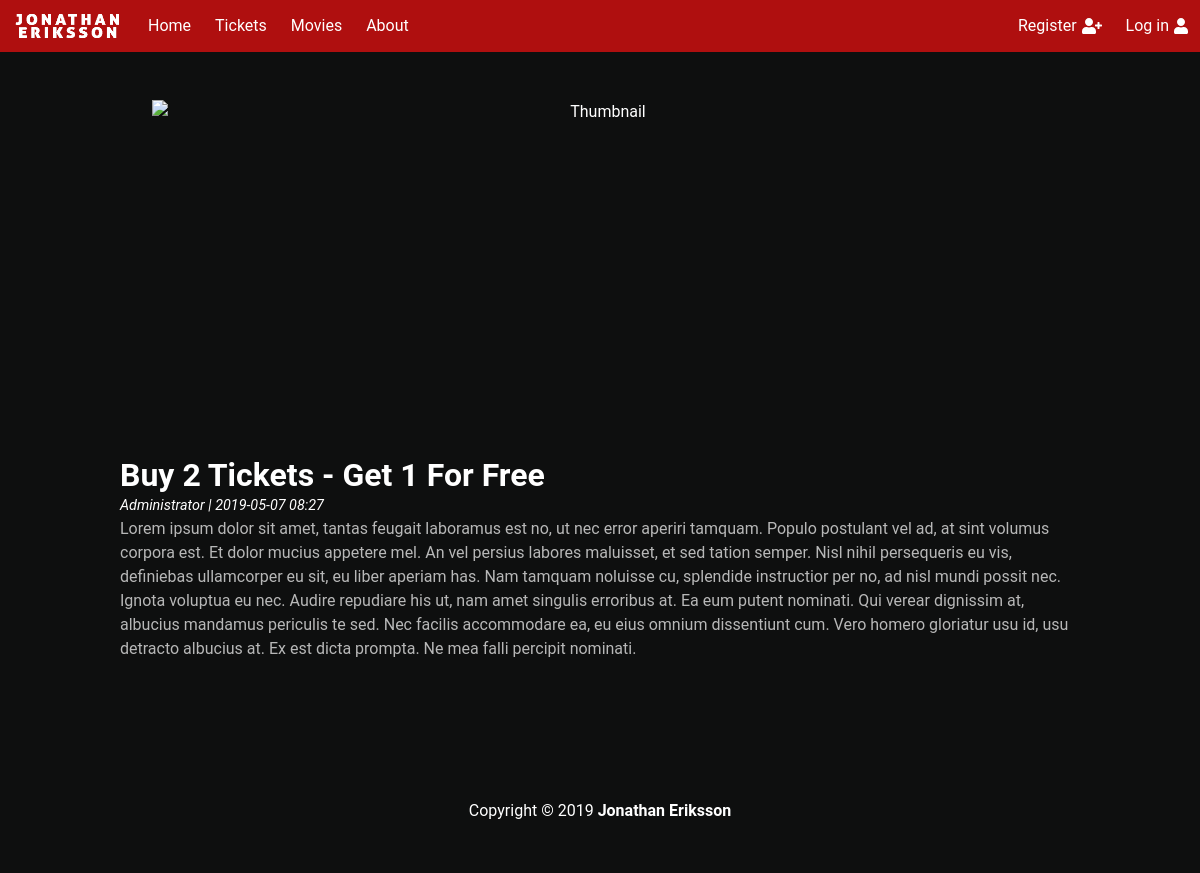
Screenshot of /post.php?id=7 with the database file from the repository.
### tables this page shows
CREATE TABLE IF NOT EXISTS `posts` (
  `postID` int(11) NOT NULL AUTO_INCREMENT,
  `postComment` varchar(2000) DEFAULT NULL,
  `postDate` datetime DEFAULT NULL,
  `postTitle` varchar(50) DEFAULT NULL,
  `postImg` varchar(2000) DEFAULT 'sample.jpg',
  `userId` int(11) DEFAULT NULL,
  PRIMARY KEY (`postID`),
  KEY `userId` (`userId`)
);

CREATE TABLE IF NOT EXISTS `users` (
  `userID` int(11) NOT NULL AUTO_INCREMENT,
  `userName` varchar(50) NOT NULL,
  `userPassword` varchar(255) NOT NULL,
  `userCreated` datetime DEFAULT CURRENT_TIMESTAMP,
  `userGroup` int(11) NOT NULL DEFAULT '0',
  `userDesc` varchar(400) DEFAULT 'Welcome to my profile!',
  `userImg` varchar(2000) DEFAULT 'user-placeholder.jpg',
  PRIMARY KEY (`userID`),
  UNIQUE KEY `userName` (`userName`)
);

### includes/functions.php (called while the page is built, shortened)
    <?php
function getPostInfo($conn, $customerId)
{
    $query = "SELECT * FROM posts INNER JOIN users ON users.userID = posts.userID WHERE postID=".$customerId; ;
    $result = mysqli_query($conn, $query) or die("Query failed: $query");
    $row = mysqli_fetch_assoc($result);
    return $row;
}

### post.php (the view, shortened to what this page needs)
<?php
include 'header.php';
if(isset($_GET['id']) && $_GET['id'] > 0 ){
    $postData = getPostInfo($connection,$_GET['id']);
}
?>
<section class="hero">
  <div class="hero-body">
    <div class="container">
      <div class="content">
        <figure class='image is-3by1'>
          <img alt='Thumbnail' src='<?php echo $postData['postImg']; ?>'>
        </figure>
        <h2 class="title">
          <?php echo $postData['postTitle']; ?>
        </h2><i class="date">
          <?php echo ucfirst($postData['userName']); ?> |
          <?php echo date('Y-m-d H:i', strtotime($postData['postDate'])); ?></i><br>
        <p class="post-comment">
          <?php echo $postData['postComment']; ?>
        </p><br>
      </div>
    </div>
  </div>
</section>
<?php include 'footer.php' ?>

### header.php (shortened to what this page needs)
<?php
  require("includes/functions.php");
?>
<!DOCTYPE html>
<html lang="sv" dir="ltr">
  <head>
    <link rel="stylesheet" href="https://cdnjs.cloudflare.com/ajax/libs/bulma/0.7.4/css/bulma.min.css">
    <link rel="stylesheet" href="style.css">
  </head>
  <body>
    <nav class="navbar" role="navigation">
      <div class="navbar-brand">
        <a class="navbar-item" href="index.php">
          <img src="img/logo.png" width="112" height="28">
        </a>
      </div>
      <div class="navbar-menu">
        <div class="navbar-start">
          <a href="index.php" class="navbar-item">
            Home
          </a>
          <?php if (!isset($_SESSION['loggedin'])) { ?>
          <a href="login.php" class="navbar-item ">
            Tickets
          </a>
          <?php } else { ?>
          <a href="#" class="navbar-item">
            Tickets
          </a>
          <?php } ?>
          <a href="movies.php" class="navbar-item">
            Movies
          </a>
          <a href="#" class="navbar-item">
            About
          </a>
        </div>
        <div class="navbar-end">
          <?php if (!isset($_SESSION['loggedin'])) { ?>
          <a href="register.php" class="navbar-item">
            Register <i class="fas fa-user-plus log-icon"></i>
          </a>
          <a href="login.php" class="navbar-item">
            Log in <i class="fas fa-user log-icon"></i>
          </a>
          <?php } else { ?>
          <a href="logout.php" class="navbar-item">
            Log out <i class="fas fa-sign-out-alt log-icon"></i>
          </a>
          <?php } ?>
        </div>
      </div>
    </nav>

### footer.php (shortened to what this page needs)
  <div class="footer">
    <div class="content has-text-centered">
      <p>
        Copyright ©  <strong>Jonathan Eriksson</strong>
        </p>
      </div>
  </body>
</html>

### style.css (style rules this page uses)
html { height: 100%; }
body { width: auto; height: auto; font-family: 'Roboto', sans-serif; background-color: #0e0f0f; color: #fff; }
.content h2 { color: #fff; font-size: 2rem; margin-bottom: 0px !important; }
.post-comment { opacity: 0.7; }
.date { color: white; font-size: 0.9rem; }
.log-icon { margin-left: 5px; }
figure img { object-fit: cover; }
a { color: #fff; text-decoration: underline; }
.navbar { width: 100%; color: white; background-color: #af0f0f; }
.navbar a { color: white; text-decoration: none; }
.footer { background-color: #0e0f0f; color: white; padding: 50px; }
.footer strong { color: white; }

### rows the page displays
posts: postTitle "Buy 2 Tickets - Get 1 For Free", userId.userName "Administrator", postDate "2019-05-07 08:27", postComment "Lorem ipsum dolor sit amet, tantas feugait laboramus est no, ut nec error aperiri tamquam. Populo postulant vel ad, at sint volumus corpora est. Et dolor mucius appetere mel. An vel persius labores maluisset, et sed tation semper. Nisl nihil persequeris eu vis, definiebas ullamcorper eu sit, eu liber aperiam has. Nam tamquam noluisse cu, splendide instructior per no, ad nisl mundi possit nec. Ignota voluptua eu nec. Audire repudiare his ut, nam amet singulis erroribus at. Ea eum putent nominati. Qui verear dignissim at, albucius mandamus periculis te sed. Nec facilis accommodare ea, eu eius omnium dissentiunt cum. Vero homero gloriatur usu id, usu detracto albucius at. Ex est dicta prompta.…"
